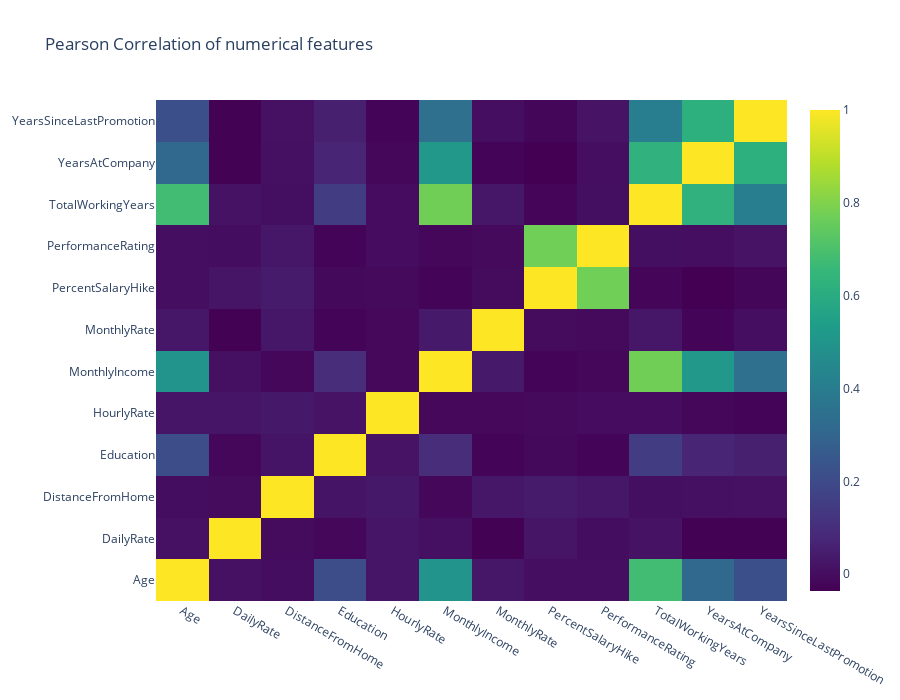

Here is the notebook cell this chart was saved with:
### Markdown cell above
Now, we will generate the Pearson matrix to know the correlation between each and every attributes.

### Code cell
numerical = [u'Age', u'DailyRate', u'DistanceFromHome', 
             u'Education',
             u'HourlyRate',
             u'MonthlyIncome', u'MonthlyRate',
             u'PercentSalaryHike', u'PerformanceRating',
             'TotalWorkingYears',
             'YearsAtCompany',
             'YearsSinceLastPromotion']
data = [
    go.Heatmap(
        z= churn[numerical].astype(float).corr().values, # Generating the Pearson correlation
        x=churn[numerical].columns.values,
        y=churn[numerical].columns.values,
        colorscale='Viridis',
        reversescale = False,
#         text = True ,
        opacity = 1.0
        
    )
]


layout = go.Layout(
    title='Pearson Correlation of numerical features',
    xaxis = dict(ticks='', nticks=36),
    yaxis = dict(ticks='' ),
    width = 900, height = 700,
    
)


fig = go.Figure(data=data, layout=layout)
py.iplot(fig, filename='labelled-heatmap')

### Figure 1 — Plotly figure (JSON) as saved in the notebook; plotly's stock layout.template omitted (floating-point values rounded to 4 significant figures; data arrays with more than 128 entries replaced by an {"elided": "..."} marker saying what was removed)
{"data": [{"colorscale": [[0, "#440154"], [0.1111, "#482878"], [0.2222, "#3e4989"], [0.3333, "#31688e"], [0.4444, "#26828e"], [0.5556, "#1f9e89"], [0.6667, "#35b779"], [0.7778, "#6ece58"], [0.8889, "#b5de2b"], [1, "#fde725"]], "opacity": 1, "reversescale": false, "type": "heatmap", "x": ["Age", "DailyRate", "DistanceFromHome", "Education", "HourlyRate", "MonthlyIncome", "MonthlyRate", "PercentSalaryHike", "PerformanceRating", "TotalWorkingYears", "YearsAtCompany", "YearsSinceLastPromotion"], "y": ["Age", "DailyRate", "DistanceFromHome", "Education", "HourlyRate", "MonthlyIncome", "MonthlyRate", "PercentSalaryHike", "PerformanceRating", "TotalWorkingYears", "YearsAtCompany", "YearsSinceLastPromotion"], "z": {"elided": "12x12 float values"}}], "layout": {"height": 700, "title": {"text": "Pearson Correlation of numerical features"}, "width": 900, "xaxis": {"nticks": 36, "ticks": ""}, "yaxis": {"ticks": ""}}}
